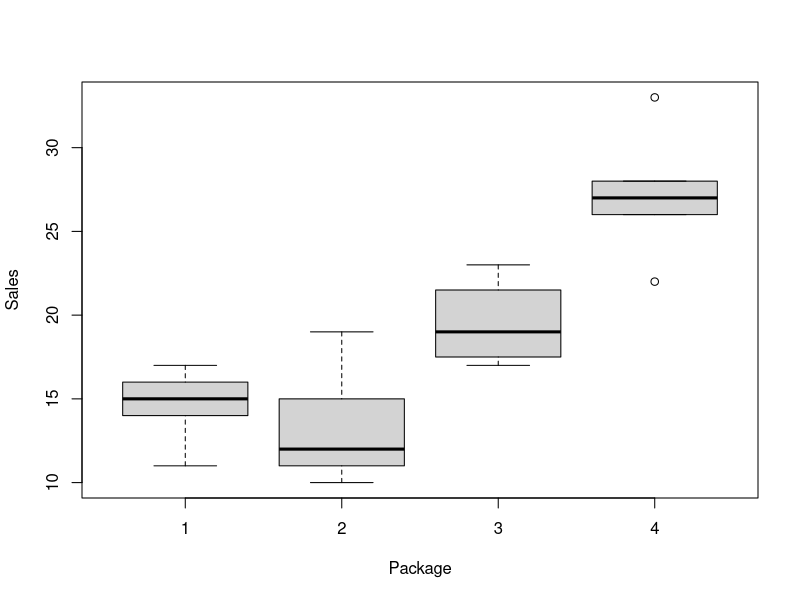
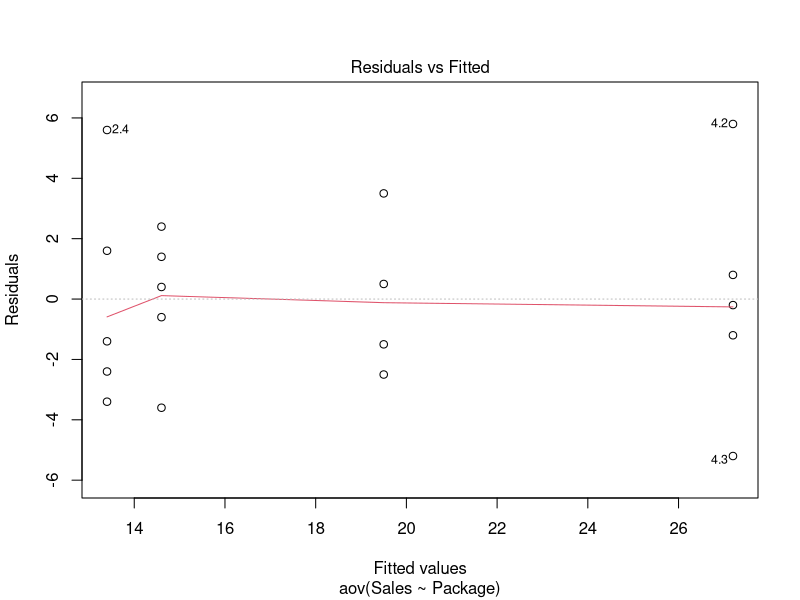
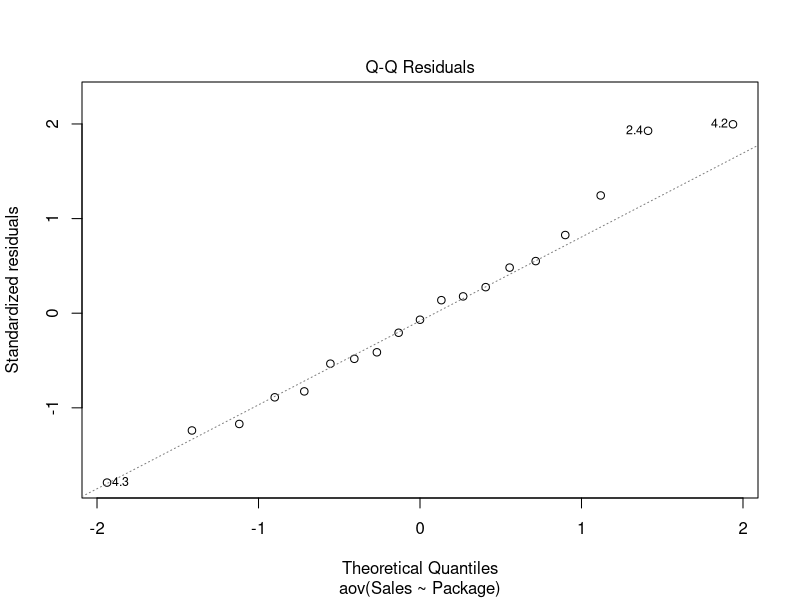
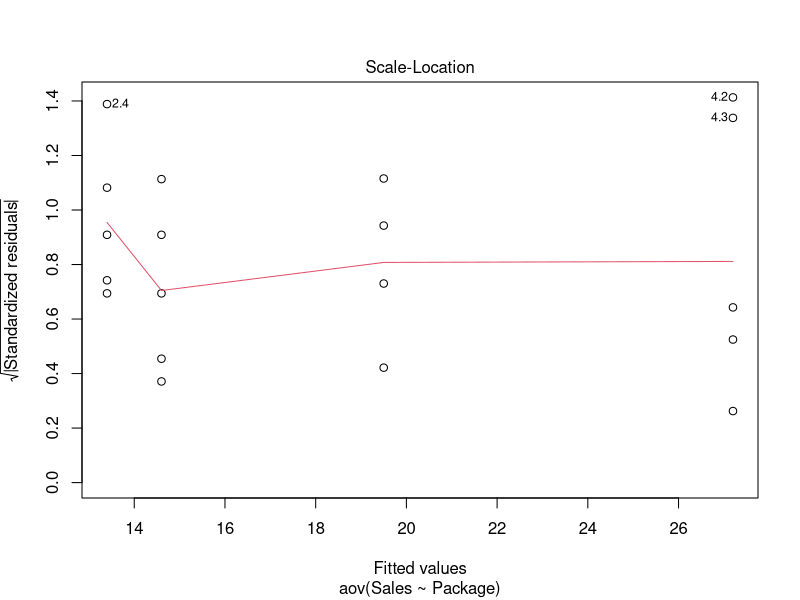
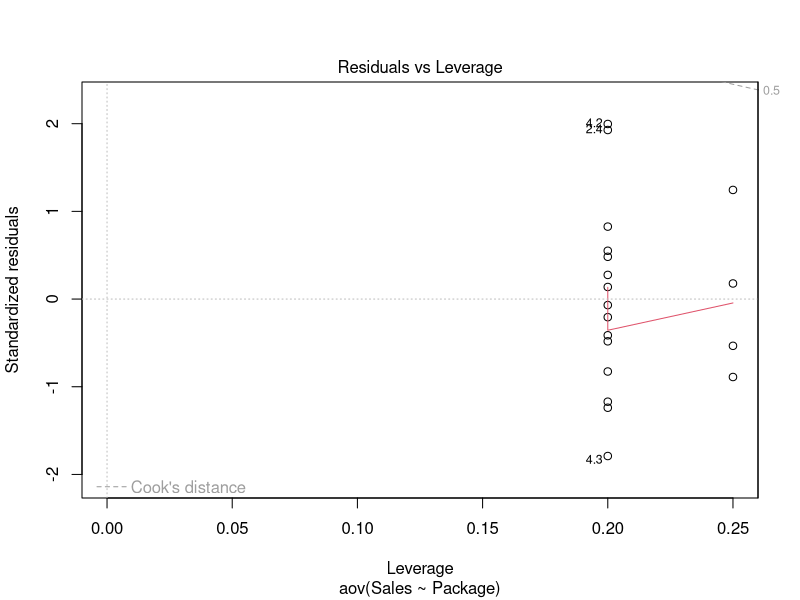

R code for these plots, in order: (Note: this script raises an error after producing the figures.)

# Note the "#" character tells R to ignore everything 
# that comes after it until the next line. 

# Data frame - With missing data as in the slides
raw <- data.frame(Package=factor(c(1,2,3,4)),
                  S1 = c(11,12,23,27),
                  S2 = c(17,10,20,33),
                  S3 = c(16,15,18,22),
                  S4 = c(14,19,17,26),
                  S5 = c(15,11,NA,28))

# Data needs to be reshaped!
# look at "raw" and "df" to see what this next function
# does - it "reshapes" the data
df <- reshape(raw, 
              v.names="Sales",
              idvar = "Package",
              direction = "long", 
              timevar="Store", 
              varying = c("S1","S2","S3","S4","S5"))

# Perform the analysis and look at the results
boxplot(Sales ~ Package, df)
model <- aov(Sales ~ Package, df)
plot(model)

# We'll look at this next week
TukeyHSD(model)

# Here is almost the same data, but I've
# added in a number where it was missing before
# to make the code simpler
raw <- data.frame(Package=factor(c(1,2,3,4)),
                  S1 = c(11,12,23,27),
                  S2 = c(17,10,20,33),
                  S3 = c(16,15,18,22),
                  S4 = c(14,19,17,26),
                  S5 = c(15,11,15,28))

# Data needs to be reshaped!
df <- reshape(raw, 
              v.names="Sales",
              idvar = "Package",
              direction = "long", 
              timevar="Store", 
              varying = c("S1","S2","S3","S4","S5"))

#
# Calculations (Very explicit)
#

# Separate the package designs into different samples
xs1 <- df$Sales[df$Package == 1]
xs2 <- df$Sales[df$Package == 2]
xs3 <- df$Sales[df$Package == 3]
xs4 <- df$Sales[df$Package == 4]

# Calculate the mean for each
xb1 <- mean(xs1)
xb2 <- mean(xs2)
xb3 <- mean(xs3)
xb4 <- mean(xs4)
            
# Calculate grand mean (xbb)
xs <- c(xs1, xs2, xs3, xs4)
xbb <- mean(xs)

# Calculate SSW
SSW <- sum(c( (xs1-xb1)^2, 
              (xs2-xb2)^2, 
              (xs3-xb3)^2, 
              (xs4-xb4)^2))

# Calculate SBB (5 is th number of data points
# in each package design sample)
SSB <- sum(5*c((xb1-xbb)^2, 
               (xb2-xbb)^2, 
               (xb3-xbb)^2, 
               (xb4-xbb)^2))

# Calculate F
MSW <- SSW/(length(xs)-4)
MSB <- SSB/(4-1)

F = MSB/MSW

# The critical value for F (alpha=1%):
alpha <- 0.01
Fc <- qF(0.99, 4-1, 20-4)

# Compare F and Fc